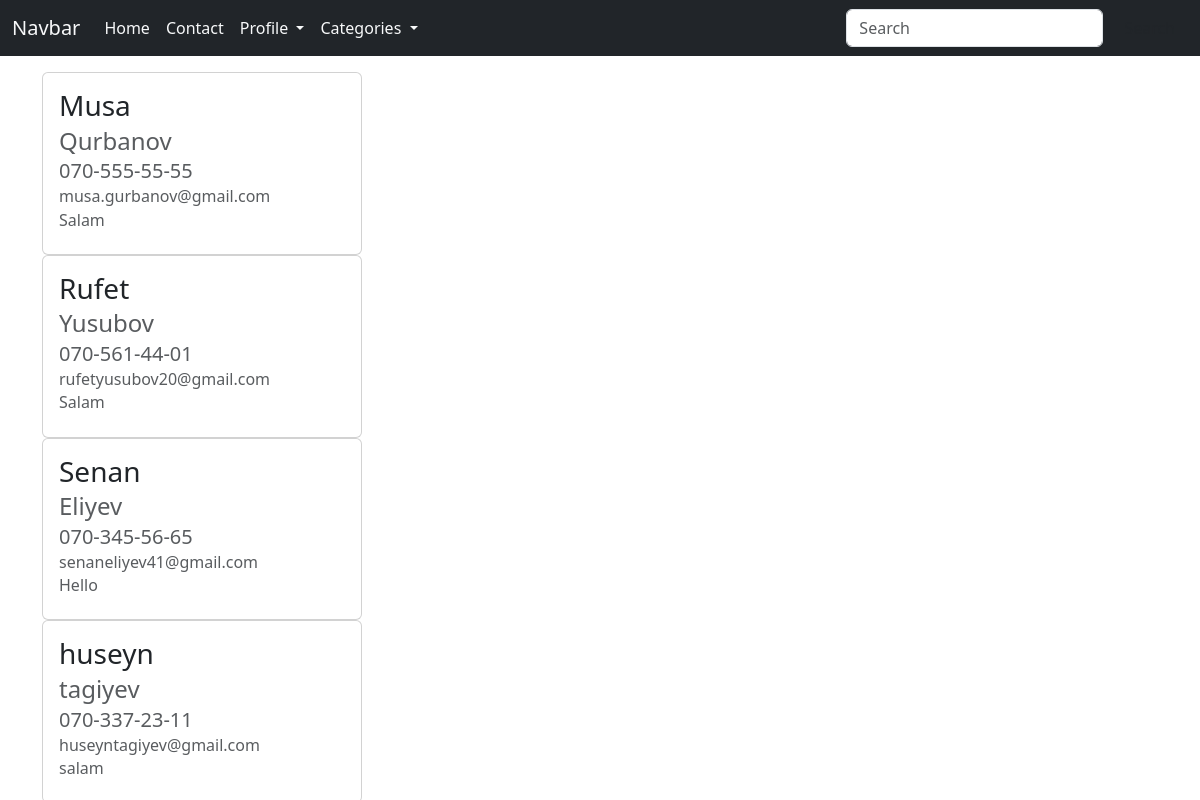
Page /contaction/messages/ (signed in) on the earlier database version.
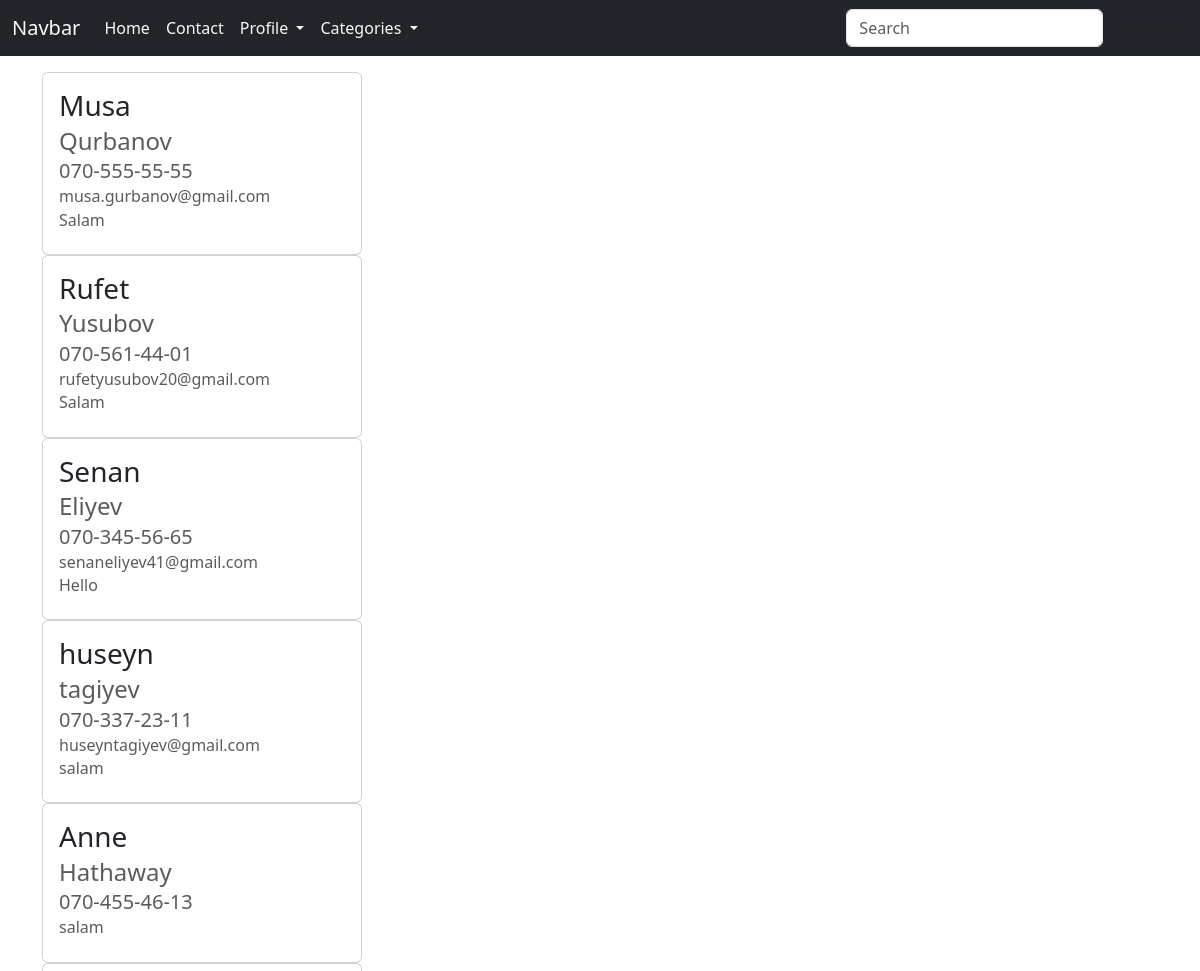
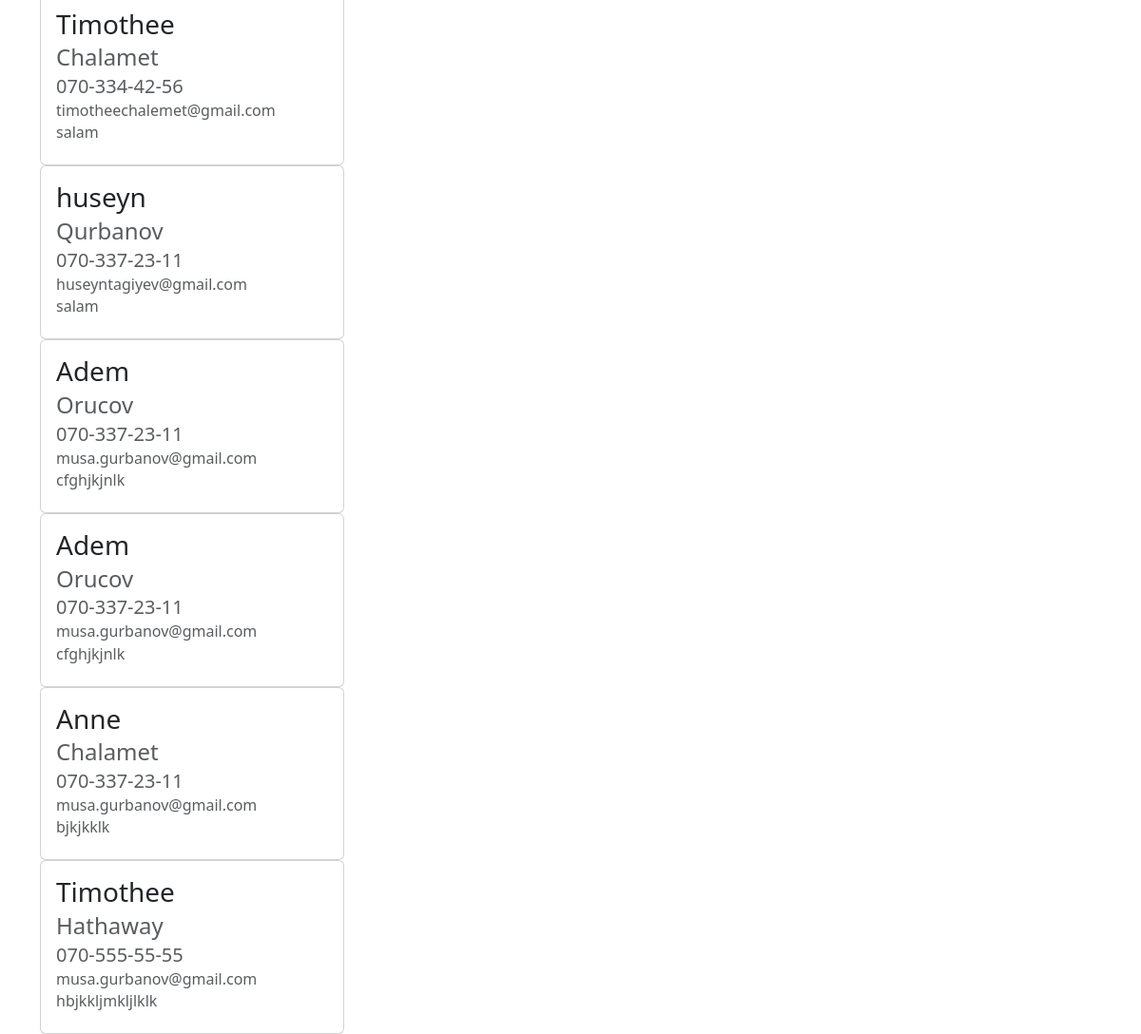
Same page on the later database version (2 pictures, top to bottom).
### contact/models.py (models this page shows, shortened)
class ContactModel(models.Model):
    name = models.CharField(max_length=100)
    surname = models.CharField(max_length=100)
    email = models.EmailField()
    telephone = models.CharField(max_length=100)
    message = models.TextField(blank=True, null=True)

### contact/views.py (the view)
# urls.py: path('messages/',views.MessagesView.as_view(),name='messages')
class MessagesView(View):
    def get(self,request,*args,**kwargs):
        if not request.user.is_staff:
            raise Http404
        categories = Category.objects.all()
        profile = ContactModel.objects.order_by("id")
        context = {
            "profiles" : profile,
            "categories" : categories
        }
        return render(request,'messages.html',context)

### templates/messages.html (shortened to what this page needs)
{% extends 'base.html' %}
{% block content %}
<div class = "container mt-3">
  {% for profile in profiles %}
  <div class="card" style="width: 20rem;">
    <div class="card-body">
      <h3 class="card-title">{{profile.name}}</h3>
      <h4 class="card-subtitle mb-2 text-body-secondary">{{profile.surname}}</h4>
      <h5 class="card-subtitle mb-2 text-body-secondary">{{profile.telephone}}</h5>
      <h6 class="card-subtitle mb-2 text-body-secondary">{{profile.email}}</h6>
      <h6 class="card-subtitle mb-2 text-body-secondary">{{profile.message}}</h6>
    </div>
  </div>
  {% endfor %}
  {% endblock %}

Differences in the rows shown:
added ContactModel: name "Anne", surname "Hathaway", telephone "070-455-46-13", message "salam"
added ContactModel: name "Timothee", surname "Chalamet", telephone "070-334-42-56", email "timotheechalemet@gmail.com", message "salam"
added ContactModel: name "huseyn", surname "Qurbanov", telephone "070-337-23-11", email "huseyntagiyev@gmail.com", message "salam"
added ContactModel: name "Adem", surname "Orucov", telephone "070-337-23-11", email "musa.gurbanov@gmail.com", message "cfghjkjnlk"
added ContactModel: name "Adem", surname "Orucov", telephone "070-337-23-11", email "musa.gurbanov@gmail.com", message "cfghjkjnlk"
added ContactModel: name "Anne", surname "Chalamet", telephone "070-337-23-11", email "musa.gurbanov@gmail.com", message "bjkjkklk"
added ContactModel: name "Timothee", surname "Hathaway", telephone "070-555-55-55", email "musa.gurbanov@gmail.com", message "hbjkkljmkljlklk"
